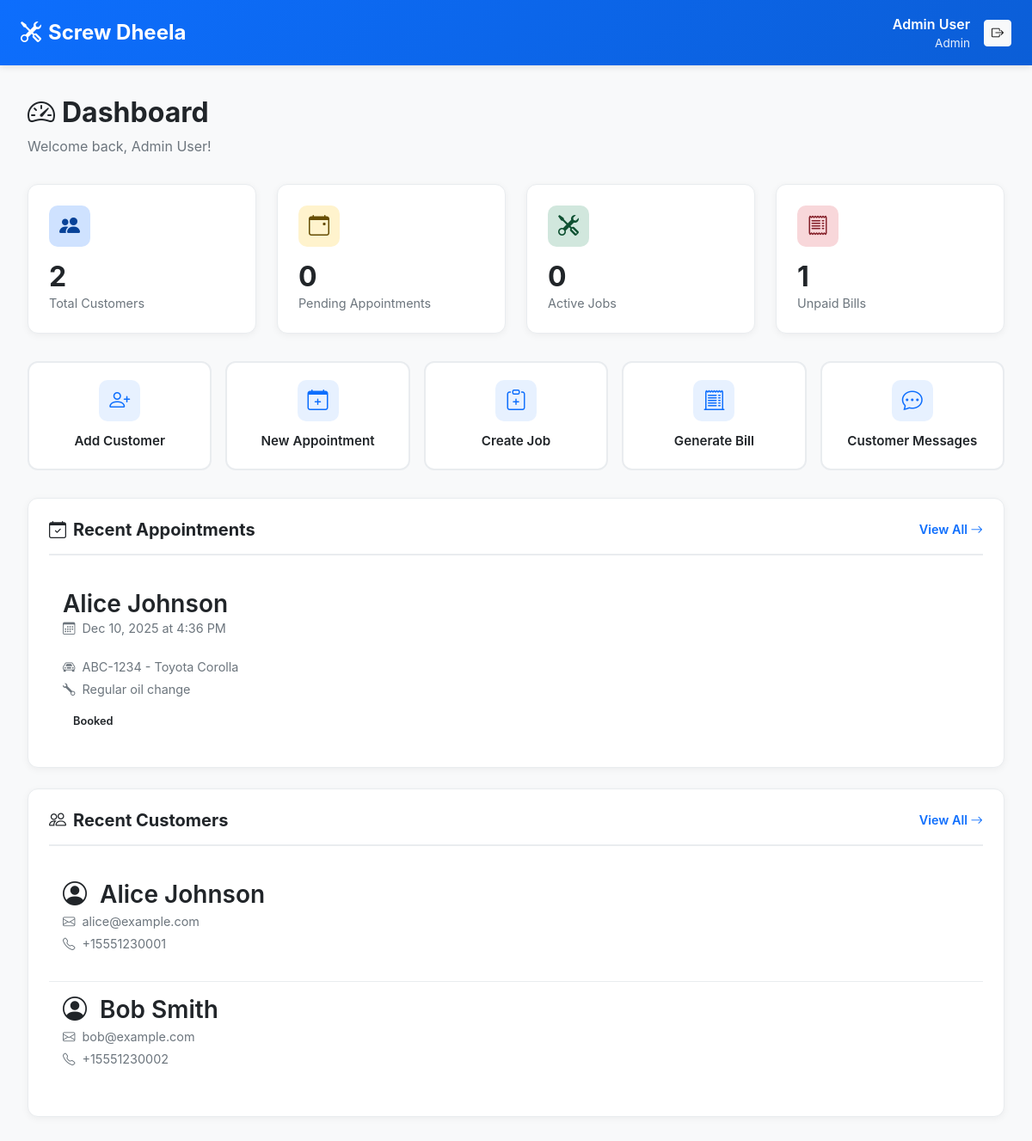
The app's page /public/staff_dashboard.php (signed in) with its own data.
### tables this page shows
CREATE TABLE IF NOT EXISTS appointments (
    appointment_id       INT AUTO_INCREMENT PRIMARY KEY,
    customer_id          INT NOT NULL,
    vehicle_id           INT NOT NULL,
    appointment_datetime DATETIME NOT NULL,
    problem_description  TEXT,
    status               VARCHAR(20) DEFAULT 'booked',
    created_by_staff_id  INT,
    created_at           DATETIME DEFAULT CURRENT_TIMESTAMP,
    FOREIGN KEY (customer_id) REFERENCES customers(customer_id)
        ON DELETE CASCADE,
    FOREIGN KEY (vehicle_id) REFERENCES vehicles(vehicle_id)
        ON DELETE CASCADE,
    FOREIGN KEY (created_by_staff_id) REFERENCES staff(staff_id)
        ON DELETE SET NULL
);

CREATE TABLE IF NOT EXISTS customers (
    customer_id       INT AUTO_INCREMENT PRIMARY KEY,
    name              VARCHAR(100) NOT NULL,
    phone             VARCHAR(20) UNIQUE,
    email             VARCHAR(100),
    address           VARCHAR(255),
    password_hash     VARCHAR(255),              
    is_email_verified TINYINT(1) DEFAULT 0,
    created_at        DATETIME DEFAULT CURRENT_TIMESTAMP
);

CREATE TABLE IF NOT EXISTS vehicles (
    vehicle_id      INT AUTO_INCREMENT PRIMARY KEY,
    customer_id     INT NOT NULL,
    registration_no VARCHAR(20) NOT NULL UNIQUE,
    brand           VARCHAR(50),
    model           VARCHAR(50),
    year            INT,
    vehicle_type    VARCHAR(30),   
    FOREIGN KEY (customer_id) REFERENCES customers(customer_id)
        ON DELETE CASCADE
);

### public/staff_dashboard.php (the view, shortened to what this page needs)
<?php
require_once __DIR__ . "/../config/db.php";
$staff_name = $_SESSION['staff_name'];
$staff_role = $_SESSION['staff_role'];
$stats = [
    'total_customers' => 0,
    'pending_appointments' => 0,
    'in_progress_jobs' => 0,
    'unpaid_bills' => 0
];
$result = $conn->query("SELECT COUNT(*) as count FROM customers");
$stats['total_customers'] = $result->fetch_assoc()['count'];
$result = $conn->query("SELECT COUNT(*) as count FROM appointments WHERE status = 'pending'");
$stats['pending_appointments'] = $result->fetch_assoc()['count'];
$result = $conn->query("SELECT COUNT(*) as count FROM jobs WHERE status = 'in_progress'");
$stats['in_progress_jobs'] = $result->fetch_assoc()['count'];
$result = $conn->query("SELECT COUNT(*) as count FROM bills WHERE payment_status = 'unpaid'");
$stats['unpaid_bills'] = $result->fetch_assoc()['count'];
$appointments_stmt = $conn->prepare("SELECT a.appointment_id, a.appointment_datetime, a.status, a.problem_description,
                                            c.name as customer_name, c.phone as customer_phone,
                                            v.registration_no, v.brand, v.model
                                     FROM appointments a
                                     JOIN customers c ON a.customer_id = c.customer_id
                                     LEFT JOIN vehicles v ON a.vehicle_id = v.vehicle_id
                                     ORDER BY a.appointment_datetime DESC
                                     LIMIT 5");
$appointments_stmt->execute();
$recent_appointments = $appointments_stmt->get_result()->fetch_all(MYSQLI_ASSOC);
$customers_stmt = $conn->prepare("SELECT customer_id, name, email, phone, created_at
                                  FROM customers
                                  ORDER BY created_at DESC
                                  LIMIT 5");
$customers_stmt->execute();
$recent_customers = $customers_stmt->get_result()->fetch_all(MYSQLI_ASSOC);
?>
<!DOCTYPE html>
<html lang="en">
<head>
    <link href="https://cdn.jsdelivr.net/npm/bootstrap@5.3.0/dist/css/bootstrap.min.css" rel="stylesheet">
    <link rel="stylesheet" href="https://cdn.jsdelivr.net/npm/bootstrap-icons@1.11.0/font/bootstrap-icons.css">
</head>
<body>
    <nav class="top-nav">
        <div class="nav-content">
            <a href="staff_dashboard.php" class="nav-brand">
                <i class="bi bi-tools me-2"></i>Screw Dheela
            </a>
            <div class="nav-user">
                <div class="user-info">
                    <p class="user-name"><?php echo htmlspecialchars($staff_name); ?></p>
                    <p class="user-role"><?php echo htmlspecialchars(ucfirst($staff_role)); ?></p>
                </div>
                <a href="logout.php" class="btn btn-sm btn-light">
                    <i class="bi bi-box-arrow-right"></i>
                </a>
            </div>
        </div>
    </nav>
    <div class="main-content">
        <div class="page-header">
            <h1 class="page-title">
                <i class="bi bi-speedometer2 me-2"></i>Dashboard
            </h1>
            <p class="page-subtitle">Welcome back, <?php echo htmlspecialchars($staff_name); ?>!</p>
        </div>
        <div class="stats-grid">
            <a href="../customers/list.php" class="stat-card">
                <div class="stat-header">
                    <div class="stat-icon blue">
                        <i class="bi bi-people-fill"></i>
                    </div>
                </div>
                <h2 class="stat-value"><?php echo $stats['total_customers']; ?></h2>
                <p class="stat-label">Total Customers</p>
            </a>
            <a href="../appointments/list.php" class="stat-card">
                <div class="stat-header">
                    <div class="stat-icon yellow">
                        <i class="bi bi-calendar-event"></i>
                    </div>
                </div>
                <h2 class="stat-value"><?php echo $stats['pending_appointments']; ?></h2>
                <p class="stat-label">Pending Appointments</p>
            </a>
            <a href="../jobs/list.php" class="stat-card">
                <div class="stat-header">
                    <div class="stat-icon green">
                        <i class="bi bi-tools"></i>
                    </div>
                </div>
                <h2 class="stat-value"><?php echo $stats['in_progress_jobs']; ?></h2>
                <p class="stat-label">Active Jobs</p>
            </a>
            <a href="../bills/list.php" class="stat-card">
                <div class="stat-header">
                    <div class="stat-icon red">
                        <i class="bi bi-receipt"></i>
                    </div>
                </div>
                <h2 class="stat-value"><?php echo $stats['unpaid_bills']; ?></h2>
                <p class="stat-label">Unpaid Bills</p>
            </a>
        </div>
        <div class="quick-actions">
            <a href="../customers/add.php" class="action-btn">
                <div class="action-icon">
                    <i class="bi bi-person-plus"></i>
                </div>
                <span class="action-label">Add Customer</span>
            </a>
            <a href="../appointments/list.php" class="action-btn">
                <div class="action-icon">
                    <i class="bi bi-calendar-plus"></i>
                </div>
                <span class="action-label">New Appointment</span>
            </a>
            <a href="../jobs/list.php" class="action-btn">
                <div class="action-icon">
                    <i class="bi bi-clipboard-plus"></i>
                </div>
                <span class="action-label">Create Job</span>
            </a>
            <a href="../bills/generate.php" class="action-btn">
                <div class="action-icon">
                    <i class="bi bi-receipt-cutoff"></i>
                </div>
                <span class="action-label">Generate Bill</span>
            </a>
            <a href="../chat/staff_chat.php" class="action-btn">
                <div class="action-icon">
                    <i class="bi bi-chat-dots"></i>
                </div>
                <span class="action-label">Customer Messages</span>
            </a>
        </div>
        <div class="content-section">
            <div class="section-header">
                <h2 class="section-title">
                    <i class="bi bi-calendar-check me-2"></i>Recent Appointments
                </h2>
                <a href="../appointments/list.php" class="section-link">
                    View All <i class="bi bi-arrow-right"></i>
                </a>
            </div>
            <?php if (empty($recent_appointments)): ?>
                <div class="empty-state">
                    <div class="empty-icon">
                        <i class="bi bi-calendar-x"></i>
                    </div>
                    <p>No appointments yet</p>
                </div>
            <?php else: ?>
                <?php foreach ($recent_appointments as $apt): ?>
                    <div class="appointment-item">
                        <div class="appointment-header">
                            <div>
                                <h3 class="customer-name"><?php echo htmlspecialchars($apt['customer_name']); ?></h3>
                                <p class="appointment-date">
                                    <i class="bi bi-calendar3 me-1"></i>
                                    <?php $dt = new DateTime($apt['appointment_datetime']); echo $dt->format('M d, Y') . ' at ' . $dt->format('g:i A'); ?>
                                </p>
                            </div>
                        </div>
                        <?php if ($apt['registration_no']): ?>
                            <p class="vehicle-info">
                                <i class="bi bi-car-front me-1"></i>
                                <?php echo htmlspecialchars($apt['registration_no'] . ' - ' . $apt['brand'] . ' ' . $apt['model']); ?>
                            </p>
                        <?php endif; ?>
                        <?php if ($apt['problem_description']): ?>
                            <p class="vehicle-info">
                                <i class="bi bi-wrench me-1"></i>
                                <?php echo htmlspecialchars(substr($apt['problem_description'], 0, 80)); ?>
                            </p>
                        <?php endif; ?>
                        <span class="status-badge status-<?php echo $apt['status']; ?>">
                            <?php echo ucfirst(str_replace('_', ' ', $apt['status'])); ?>
                        </span>
                    </div>
                <?php endforeach; ?>
            <?php endif; ?>
        </div>
        <div class="content-section">
            <div class="section-header">
                <h2 class="section-title">
                    <i class="bi bi-people me-2"></i>Recent Customers
                </h2>
                <a href="../customers/list.php" class="section-link">
                    View All <i class="bi bi-arrow-right"></i>
                </a>
            </div>
            <?php if (empty($recent_customers)): ?>
                <div class="empty-state">
                    <div class="empty-icon">
                        <i class="bi bi-person-x"></i>
                    </div>
                    <p>No customers yet</p>
                </div>
            <?php else: ?>
                <?php foreach ($recent_customers as $customer): ?>
                    <div class="customer-item">
                        <h3 class="customer-name">
                            <i class="bi bi-person-circle me-2"></i>
                            <?php echo htmlspecialchars($customer['name']); ?>
                        </h3>
                        <p class="customer-email">
                            <i class="bi bi-envelope me-1"></i>
                            <?php echo htmlspecialchars($customer['email']); ?>
                        </p>
                        <p class="customer-phone">
                            <i class="bi bi-telephone me-1"></i>
                            <?php echo htmlspecialchars($customer['phone']); ?>
                        </p>
                    </div>
                <?php endforeach; ?>
            <?php endif; ?>
        </div>
    </div>
</body>
</html>

### public/staff_dashboard.php (style rules this page uses)
:root { --primary-color: #0d6efd; --primary-dark: #0b5ed7; --success-color: #198754; --warning-color: #ffc107; --danger-color: #dc3545; --info-color: #0dcaf0; }
* { margin: 0; padding: 0; box-sizing: border-box; }
body { font-family: -apple-system, BlinkMacSystemFont, 'Segoe UI', Roboto, 'Helvetica Neue', Arial, sans-serif; background: #f8f9fa; }
.top-nav { background: linear-gradient(135deg, var(--primary-color), var(--primary-dark)); color: white; padding: 1rem 1.5rem; position: fixed; top: 0; left: 0; right: 0; z-index: 1000; box-shadow: 0 2px 8px rgba(0, 0, 0, 0.1); }
.nav-content { max-width: 1400px; margin: 0 auto; display: flex; justify-content: space-between; align-items: center; }
.nav-brand { font-size: 1.5rem; font-weight: 700; color: white; text-decoration: none; }
.nav-user { display: flex; align-items: center; gap: 1rem; }
.user-info { text-align: right; }
.user-name { font-weight: 600; margin: 0; }
.user-role { font-size: 0.85rem; opacity: 0.9; margin: 0; }
.main-content { margin-top: 80px; padding: 2rem; max-width: 1400px; margin-left: auto; margin-right: auto; }
.page-header { margin-bottom: 2rem; }
.page-title { font-size: 2rem; font-weight: 700; color: #212529; margin-bottom: 0.5rem; }
.page-subtitle { color: #6c757d; font-size: 1rem; }
.stats-grid { display: grid; grid-template-columns: repeat(auto-fit, minmax(250px, 1fr)); gap: 1.5rem; margin-bottom: 2rem; }
.stat-card { background: white; border-radius: 12px; padding: 1.5rem; box-shadow: 0 2px 8px rgba(0, 0, 0, 0.05); border: 1px solid #e9ecef; transition: transform 0.2s, box-shadow 0.2s; cursor: pointer; text-decoration: none; color: inherit; display: block; }
.stat-header { display: flex; justify-content: space-between; align-items: flex-start; margin-bottom: 1rem; }
.stat-icon { width: 48px; height: 48px; border-radius: 10px; display: flex; align-items: center; justify-content: center; font-size: 1.5rem; }
.stat-icon.blue { background: #cfe2ff; color: #084298; }
.stat-icon.green { background: #d1e7dd; color: #0f5132; }
.stat-icon.yellow { background: #fff3cd; color: #664d03; }
.stat-icon.red { background: #f8d7da; color: #842029; }
.stat-value { font-size: 2rem; font-weight: 700; color: #212529; margin: 0; }
.stat-label { color: #6c757d; font-size: 0.9rem; margin: 0; }
.content-section { background: white; border-radius: 12px; padding: 1.5rem; box-shadow: 0 2px 8px rgba(0, 0, 0, 0.05); border: 1px solid #e9ecef; margin-bottom: 1.5rem; }
.section-header { display: flex; justify-content: space-between; align-items: center; margin-bottom: 1.5rem; padding-bottom: 1rem; border-bottom: 2px solid #e9ecef; }
.section-title { font-size: 1.25rem; font-weight: 700; color: #212529; margin: 0; }
.section-link { color: var(--primary-color); text-decoration: none; font-weight: 600; font-size: 0.9rem; transition: color 0.2s; }
.appointment-item { padding: 1rem; border-bottom: 1px solid #e9ecef; transition: background 0.2s; }
.appointment-item:last-child { border-bottom: none; }
.appointment-header { display: flex; justify-content: space-between; align-items: flex-start; margin-bottom: 0.5rem; }
.customer-name { font-weight: 600; color: #212529; margin: 0; }
.appointment-date { font-size: 0.9rem; color: #6c757d; }
.vehicle-info { font-size: 0.9rem; color: #6c757d; margin: 0.25rem 0; }
.status-badge { display: inline-block; padding: 0.25rem 0.75rem; border-radius: 20px; font-size: 0.8rem; font-weight: 600; margin-top: 0.5rem; }
.customer-item { padding: 1rem; border-bottom: 1px solid #e9ecef; transition: background 0.2s; }
.customer-item:last-child { border-bottom: none; }
.customer-email { font-size: 0.9rem; color: #6c757d; margin: 0.25rem 0; }
.customer-phone { font-size: 0.9rem; color: #6c757d; }
.quick-actions { display: grid; grid-template-columns: repeat(auto-fit, minmax(200px, 1fr)); gap: 1rem; margin-bottom: 2rem; }
.action-btn { background: white; border: 2px solid #e9ecef; border-radius: 12px; padding: 1.25rem; text-align: center; text-decoration: none; color: #212529; transition: all 0.2s; display: flex; flex-direction: column; align-items: center; gap: 0.75rem; }
.action-icon { width: 48px; height: 48px; border-radius: 10px; display: flex; align-items: center; justify-content: center; font-size: 1.5rem; background: #e7f1ff; color: var(--primary-color); }
.action-label { font-weight: 600; font-size: 0.95rem; }

### records on screen
appointments: customer.name "Alice Johnson", appointment_datetime "Dec 10, 2025", appointment_datetime "4:36 PM", vehicle.model "ABC-1234 - Toyota Corolla", problem_description "Regular oil change", status "Booked"
customers: name "Alice Johnson", email "alice@example.com", phone "+15551230001"
customers: name "Bob Smith", email "bob@example.com", phone "+15551230002"

### other values on screen
$staff_name "Admin User"
$staff_role "Admin"
$stats['total_customers'] "2"
$stats['pending_appointments'] "0"
$stats['in_progress_jobs'] "0"
$stats['unpaid_bills'] "1"
